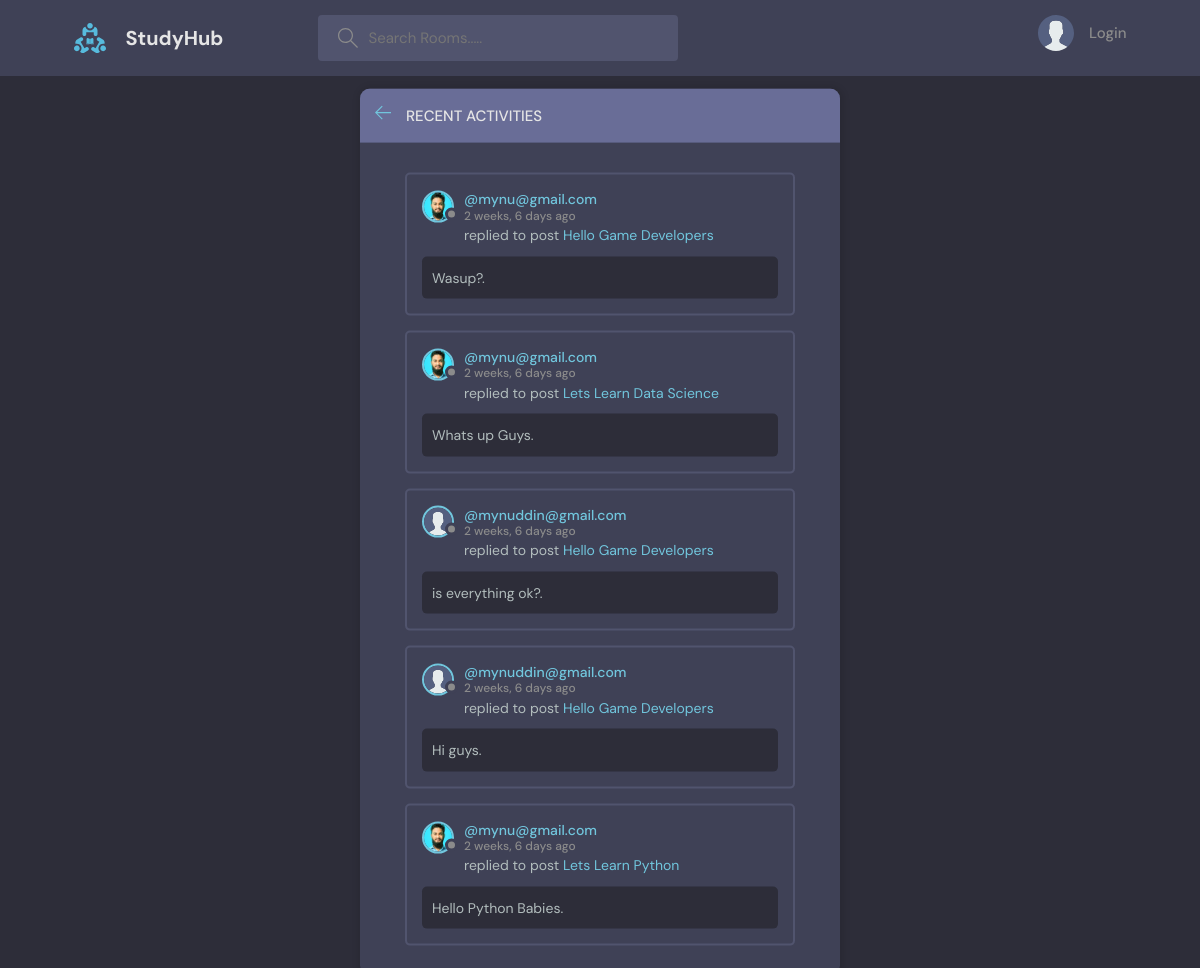
The page /activity/ on the database its author committed.
### Base/models.py (models this page shows, shortened)
class Message(models.Model):
    user = models.ForeignKey(User , on_delete=models.CASCADE) # Casecade means if the user is deleted then the message will also be deleted from
    body_value = models.TextField()
    room = models.ForeignKey(Room , on_delete=models.CASCADE)
    updated = models.DateTimeField(auto_now=True)
    created = models.DateTimeField(auto_now_add=True)
    class Meta:
            ordering = ['-updated' , '-created']

class User(AbstractUser):
    name = models.CharField(max_length=200 , null= True)
    email = models.EmailField(unique=True , null=True)
    bio = models.TextField(default='no bio...', max_length=300 , null=True)
    avatar = models.ImageField(null=True , default='avatar.svg')
    USERNAME_FIELD = 'email'
    REQUIRED_FIELDS = []

class Room(models.Model):
    host = models.ForeignKey(User , on_delete=models.SET_NULL , null=True)
    topic = models.ForeignKey(Topic , on_delete=models.SET_NULL , null=True )
    name = models.CharField(max_length=200)
    description = models.TextField(null=True, blank=True)
    participants = models.ManyToManyField(User , related_name='participants' , blank=True)
    updated = models.DateTimeField(auto_now=True)
    created = models.DateTimeField(auto_now_add=True)
    class Meta:
        ordering = ['-updated' , '-created']
    def __str__(self):
        return self.name

### Base/views.py (the view)
# urls.py: path('activity/', views.activityPage, name='activity'),
def activityPage(request):
    room_messages = Message.objects.all()
    return render(request, 'Base/activity.html' , {'room_messages': room_messages})

### Base/Templates/Base/activity.html (shortened to what this page needs)
{% extends 'main.html' %} {% block content%}
<main class="layout">
	<div class="container">
		<div class="layout__box">
			<div class="layout__boxHeader">
				<div class="layout__boxTitle">
					<a href="{{ request.META.HTTP_REFERER }}">
						<svg
							version="1.1"
							xmlns="http://www.w3.org/2000/svg"
							width="32"
							height="32"
							viewBox="0 0 32 32"
						>
							<title>arrow-left</title>
							<path
								d="M13.723 2.286l-13.723 13.714 13.719 13.714 1.616-1.611-10.96-10.96h27.625v-2.286h-27.625l10.965-10.965-1.616-1.607z"
							></path>
						</svg>
					</a>
					<h3>Recent Activities</h3>
				</div>
			</div>
			<div class="activities-page layout__body">
				{% for message in room_messages %}
				<div class="activities__box">
					<div class="activities__boxHeader roomListRoom__header">
						<a
							href="{% url 'profile' message.user.id %}"
							class="roomListRoom__author"
						>
							<div class="avatar avatar--small">
								<img src="{{ message.user.avatar.url }}" />
							</div>
							<p>
								@{{message.user}}
								<span>{{message.created|timesince}} ago</span>
							</p>
						</a>
					</div>
					<div class="activities__boxContent">
						<p>
							<span> replied to post </span>
							<a href="{% url 'rooms' message.room.id %}">{{message.room}}</a>
						</p>
						<div class="activities__boxRoomContent">
							{{message.body_value}}.
						</div>
					</div>
				</div>
				{% endfor %}
			</div>
		</div>
	</div>
</main>
{% endblock%}

### static/styles/style.css (style rules this page uses)
:root { --color-main: #71c6dd; --color-main-light: #e1f6fb; --color-dark: #3f4156; --color-dark-medium: #51546e; --color-dark-light: #696d97; --color-light: #e5e5e5; --color-gray: #8b8b8b; --color-light-gray: #b2bdbd; --color-bg: #2d2d39; --color-success: #5dd693; --color-error: #fc4b0b; }
* { font-family: 'DM Sans', -apple-system, BlinkMacSystemFont, 'Segoe UI', Roboto, Oxygen, Ubuntu, Cantarell, 'Open Sans', 'Helvetica Neue', sans-serif; margin: 0; padding: 0; box-sizing: border-box; text-rendering: optimizeLegibility; font-size: inherit; }
html { font-size: 56.25%; }
@media only screen and (min-width: 1200px) { html { font-size: 62.5%; } }
body { line-height: 1.6; font-weight: 400; font-size: 1.5rem; color: var(--color-light-gray); background-color: var(--color-bg); min-height: 100vh; }
img { width: 100%; }
a { display: inline-block; color: var(--color-main); text-decoration: none; }
.container { max-width: 120rem; width: 90%; margin: auto; }
.avatar { position: relative; display: inline-block; border-radius: 50%; border: 2px solid var(--color-main); }
.avatar img { display: block; border-radius: 50%; object-fit: cover; object-position: center; }
.avatar::after { content: ''; display: block; position: absolute; background-color: var(--color-gray); z-index: 111; border-radius: 50%; border: 0.3rem solid var(--color-dark); }
.avatar.avatar--small img { width: 2.8rem; height: 2.8rem; }
.avatar.avatar--small:after { width: 0.7rem; height: 0.7rem; bottom: 0px; right: -6px; }
.layout { margin-top: 2.4rem; }
.layout > .container { display: flex; justify-content: space-between; align-items: flex-start; }
.layout__box { width: 90%; max-width: 48rem; min-height: 40rem; position: absolute; top: 55%; left: 50%; transform: translate(-50%, -50%); background-color: var(--color-dark); border-radius: 1rem; box-shadow: 1px 1px 6px 3px rgba(0, 0, 0, 0.1); overflow: hidden; }
.layout__boxHeader { display: flex; padding: 1.5rem; background-color: var(--color-dark-light); }
.layout__boxTitle { display: flex; gap: 1.5rem; align-items: center; }
.layout__boxTitle h3 { text-transform: uppercase; font-weight: 500; color: var(--color-light); }
.layout__boxTitle svg { width: 1.6rem; height: 1.6rem; fill: var(--color-main); }
.layout__body { margin: 3rem; }
.roomListRoom__header { display: flex; justify-content: space-between; align-items: center; }
.roomListRoom__author { font-weight: 500; display: flex; align-items: center; gap: 1rem; }
.activities__box { margin: 1.5rem; padding: 1.5rem; border: 2px solid var(--color-dark-medium); border-radius: 5px; }
.activities__boxHeader p { font-size: 1.4rem; line-height: 1.3; }
.activities__boxHeader p span { color: var(--color-gray); font-size: 1.2rem; display: block; }
.activities__boxContent { margin-left: 4.2rem; }
.activities__boxContent { font-size: 1.4rem; }
.activities__boxRoomContent { background: var(--color-bg); padding: 1rem; border-radius: 5px; margin-top: 1rem; margin-left: -4.2rem; }

### rows shown on the page
Message: user.avatar (picture), user "mynu@gmail.com", created "2 weeks, 6 days", room "Hello Game Developers", body_value "Wasup?"
Message: user.avatar (picture), user "mynu@gmail.com", created "2 weeks, 6 days", room "Lets Learn Data Science", body_value "Whats up Guys"
Message: user.avatar (placeholder picture), user "mynuddin@gmail.com", created "2 weeks, 6 days", room "Hello Game Developers", body_value "is everything ok?"
Message: user.avatar (placeholder picture), user "mynuddin@gmail.com", created "2 weeks, 6 days", room "Hello Game Developers", body_value "Hi guys"
Message: user.avatar (picture), user "mynu@gmail.com", created "2 weeks, 6 days", room "Lets Learn Python", body_value "Hello Python Babies"
